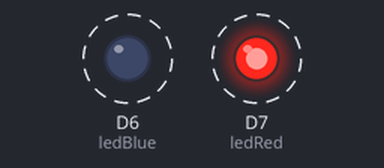
This sketch was run on a simulated ESP8266 (Wemos D1 mini). Shown: output pins drawn as LEDs (lit = HIGH). Dashed ring = blinking.

Above: at 0.05 s.
Timing chart, 0 to 3.0 s (numbered marks = the images above):
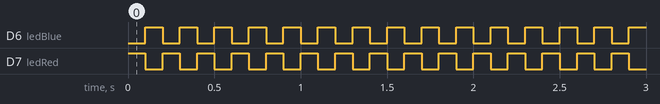

The sketch:

v1.0-police-lights-code.ino
```cpp
//C++
int ledRed = D7;
int ledBlue = D6;

void setup()
{
  pinMode(ledRed,OUTPUT);
  pinMode(ledBlue, OUTPUT);
}

void loop()
{
// Led Red
digitalWrite(ledRed,HIGH);
delay(100);
digitalWrite(ledRed,LOW);

// Led Blue
digitalWrite(ledBlue,HIGH);
delay(100);
digitalWrite(ledBlue,LOW);
}
```

Measured:
- by itself, D6 (ledBlue), D7 (ledRed): alternates HIGH for 0.10 s and LOW for 0.10 s
- by itself, everything shown: repeats every 0.80 s, in 3 steps
